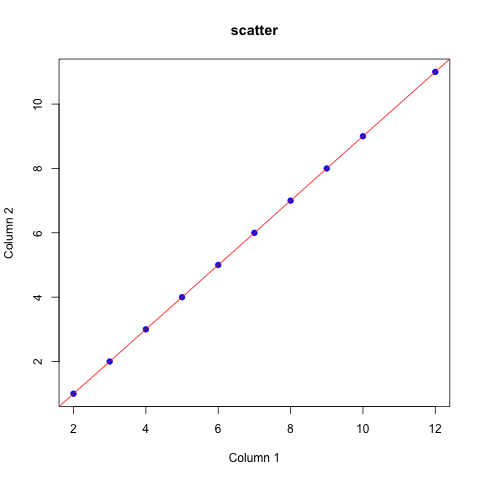

Here is the R script that generated this plot:
# PNGデバイスを開く
png("scatter_plot.png")

# 行列の作成
mat <- matrix(c(12, 2, 5, 8, 7, 10, 3, 6, 9, 4, 11, 1, 4, 7, 6, 9, 2, 5, 8, 3), nrow = 10, ncol = 2)

# 行列の内容を表示
print("行列の内容:")
print(mat)

# 散布図の作成
plot(mat[,1], mat[,2], xlab = "Column 1", ylab = "Column 2", main = "scatter", pch = 19, col = "blue")

# 回帰直線の追加
abline(lm(mat[,2] ~ mat[,1]), col = "red")

# PNGデバイスを閉じる
dev.off()